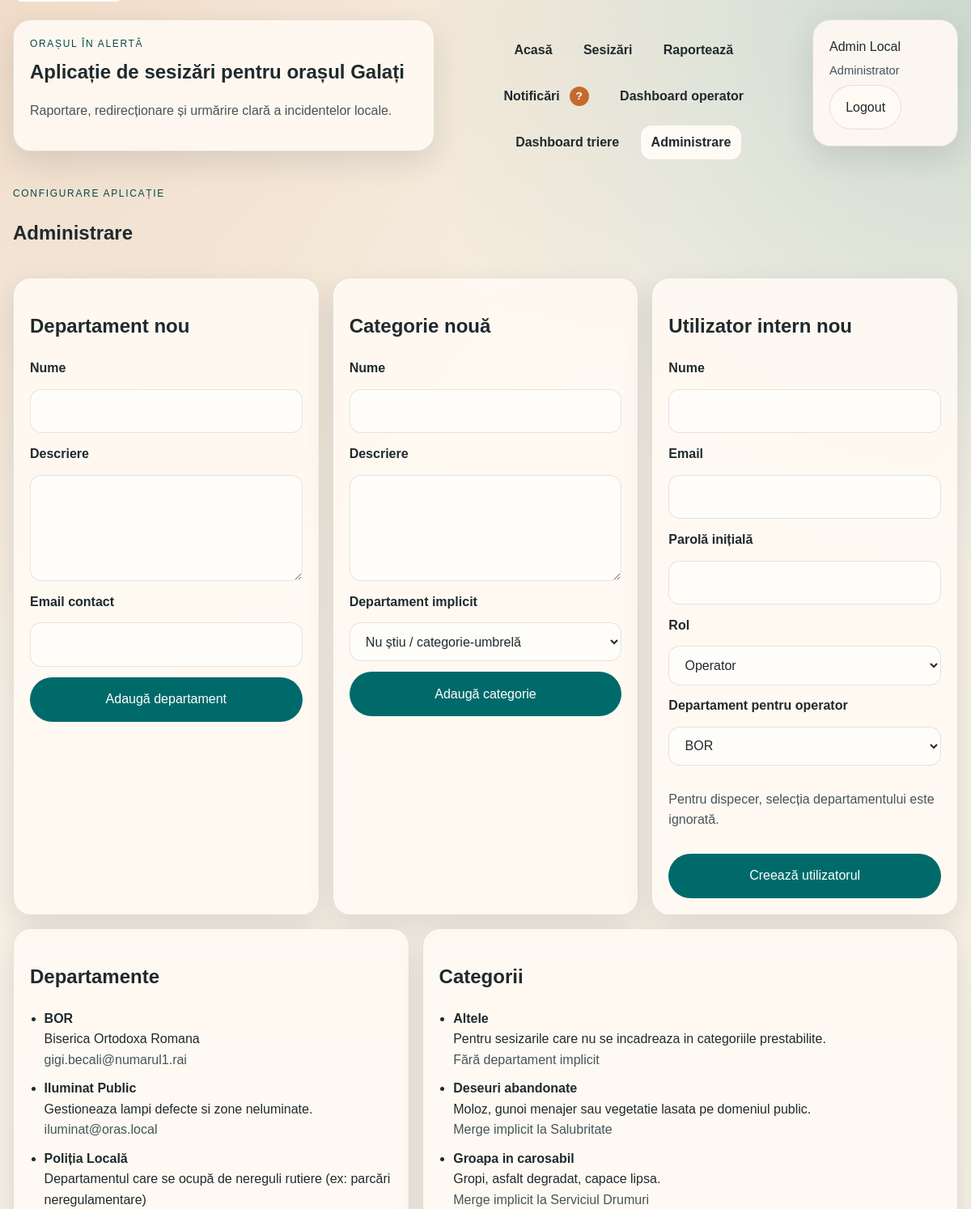
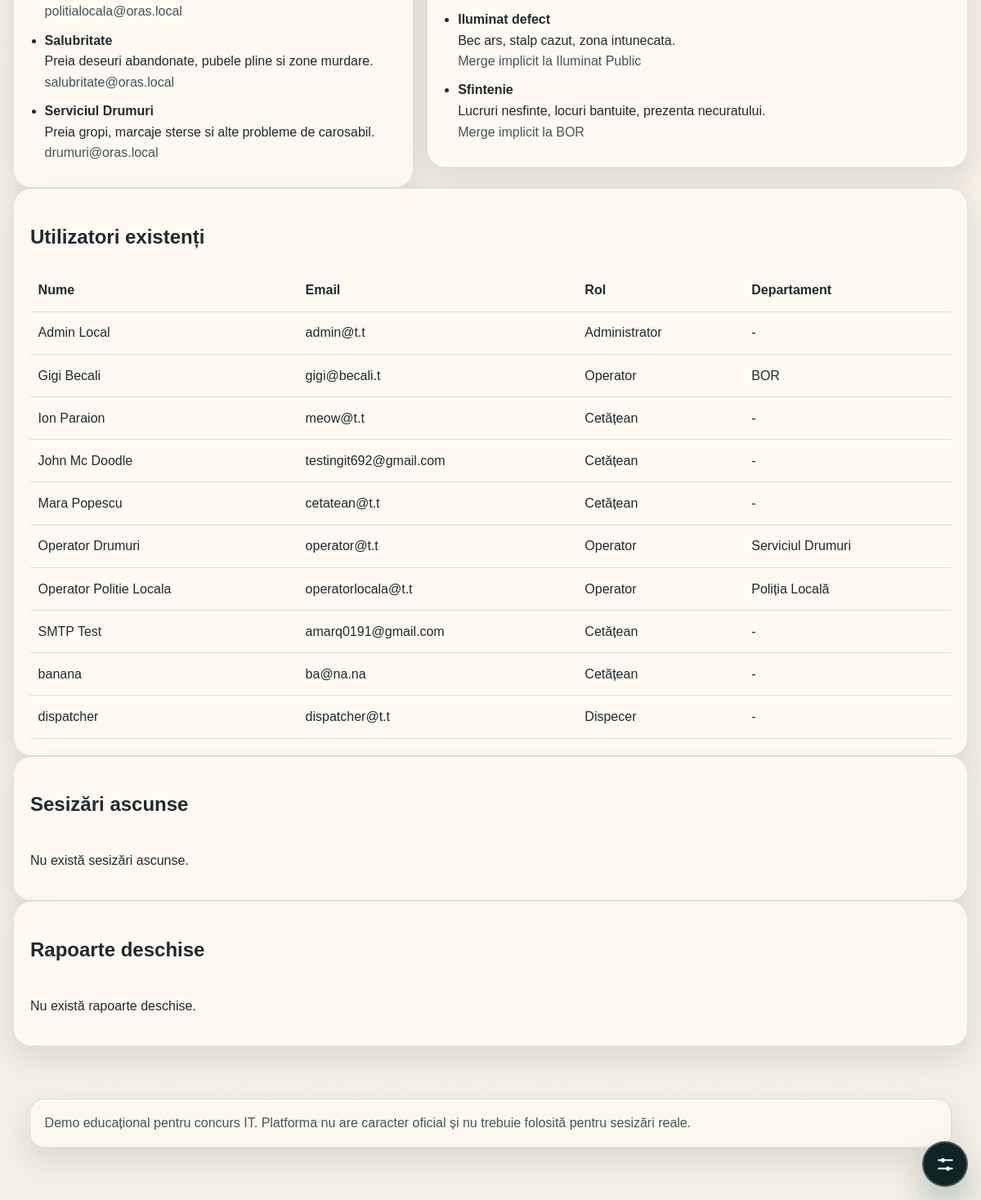
Screenshot of /dashboard/admin (signed in) with the database file from the repository (2 pictures, top to bottom).
### app/models/entities.py (models this page shows, shortened)
class User(UserMixin, db.Model):
    __tablename__ = "users"
    id = db.Column(db.Integer, primary_key=True)
    full_name = db.Column(db.String(120), nullable=False)
    email = db.Column(db.String(255), nullable=False, unique=True)
    password_hash = db.Column(db.String(255), nullable=False)
    role = db.Column(db.String(32), nullable=False, default="citizen")
    department_id = db.Column(db.Integer, db.ForeignKey("departments.id"))
    created_at = db.Column(db.DateTime, default=utc_now, nullable=False)
    department = db.relationship("Department", back_populates="users")
    incidents = db.relationship("Incident", back_populates="creator", foreign_keys="Incident.created_by_id")
    updates = db.relationship("IncidentUpdate", back_populates="author")
    notifications = db.relationship("Notification", back_populates="user", cascade="all, delete-orphan")
    votes = db.relationship("IncidentVote", back_populates="user", cascade="all, delete-orphan")
    reports_made = db.relationship(
        "IncidentReport",
        back_populates="reporter",
        cascade="all, delete-orphan",
        foreign_keys="IncidentReport.reporter_id",
    )
    reviewed_reports = db.relationship(
        "IncidentReport",
        back_populates="reviewer",
        foreign_keys="IncidentReport.reviewer_id",
    )
    follows = db.relationship("IncidentFollow", back_populates="user", cascade="all, delete-orphan")
    web_push_subscriptions = db.relationship(
        "WebPushSubscription",
        back_populates="user",
        cascade="all, delete-orphan",
        order_by="WebPushSubscription.created_at.desc()",
    )
    delivery_logs = db.relationship("NotificationDeliveryLog", back_populates="user")
    @property
    def role_label(self) -> str:
        return ROLE_LABELS.get(self.role, self.role)

class Department(db.Model):
    __tablename__ = "departments"
    id = db.Column(db.Integer, primary_key=True)
    name = db.Column(db.String(120), nullable=False, unique=True)
    description = db.Column(db.Text, nullable=False)
    contact_email = db.Column(db.String(255), nullable=False)
    created_at = db.Column(db.DateTime, default=utc_now, nullable=False)
    categories = db.relationship("Category", back_populates="default_department")
    users = db.relationship("User", back_populates="department")
    incidents = db.relationship(
        "Incident",
        back_populates="assigned_department",
        foreign_keys="Incident.assigned_department_id",
    )
    suggested_incidents = db.relationship(
        "Incident",
        back_populates="suggested_department",
        foreign_keys="Incident.suggested_department_id",
    )

class Category(db.Model):
    __tablename__ = "incident_categories"
    id = db.Column(db.Integer, primary_key=True)
    name = db.Column(db.String(120), nullable=False, unique=True)
    description = db.Column(db.Text, nullable=False)
    default_department_id = db.Column(db.Integer, db.ForeignKey("departments.id"))
    created_at = db.Column(db.DateTime, default=utc_now, nullable=False)
    default_department = db.relationship("Department", back_populates="categories")
    incidents = db.relationship("Incident", back_populates="category")

### app/routes/web.py (the view)
@web_bp.get("/dashboard/admin")
@role_required("admin")
def admin_dashboard():
    service = build_incident_service()
    data = service.admin_dashboard_data()
    return render_template(
        "admin_dashboard.html",
        page_title="Administrare",
        departments=data["departments"],
        categories=data["categories"],
        operators=data["operators"],
        users=data["users"],
        open_reports=data["open_reports"],
        hidden_incidents=data["hidden_incidents"],
    )

### app/templates/admin_dashboard.html (shortened to what this page needs)
{% extends "base.html" %}
{% block content %}
<section class="section-header">
    <div>
        <p class="eyebrow">Configurare aplicație</p>
        <h1>Administrare</h1>
    </div>
</section>
<section class="three-column-grid">
    <article class="form-card">
        <h2>Departament nou</h2>
        <form method="post" action="{{ url_for('web.admin_create_department') }}" class="form-grid" data-accessible-form novalidate>
            <label for="dep-name">Nume</label>
            <input id="dep-name" type="text" name="name" autocomplete="organization" required>
            <label for="dep-description">Descriere</label>
            <textarea id="dep-description" name="description" rows="4" required></textarea>
            <label for="dep-email">Email contact</label>
            <input id="dep-email" type="email" name="contact_email" autocomplete="email" required>
            <button type="submit">Adaugă departament</button>
        </form>
    </article>
    <article class="form-card">
        <h2>Categorie nouă</h2>
        <form method="post" action="{{ url_for('web.admin_create_category') }}" class="form-grid" data-accessible-form novalidate>
            <label for="cat-name">Nume</label>
            <input id="cat-name" type="text" name="name" required>
            <label for="cat-description">Descriere</label>
            <textarea id="cat-description" name="description" rows="4" required></textarea>
            <label for="cat-department">Departament implicit</label>
            <select id="cat-department" name="default_department_id">
                <option value="">Nu știu / categorie-umbrelă</option>
            </select>
            <button type="submit">Adaugă categorie</button>
        </form>
    </article>
    <article class="form-card">
        <h2>Utilizator intern nou</h2>
        <form method="post" action="{{ url_for('web.admin_create_operator') }}" class="form-grid" data-accessible-form novalidate>
            <label for="op-name">Nume</label>
            <input id="op-name" type="text" name="full_name" autocomplete="name" required>
            <label for="op-email">Email</label>
            <input id="op-email" type="email" name="email" autocomplete="email" required>
            <label for="op-password">Parolă inițială</label>
            <input id="op-password" type="text" name="password" autocomplete="new-password" required>
            <label for="op-role">Rol</label>
            <select id="op-role" name="role" required>
                <option value="operator">Operator</option>
            </select>
            <label for="op-department">Departament pentru operator</label>
            <select id="op-department" name="department_id" aria-describedby="op-department-hint">
                {% for department in departments %}
                    <option value="{{ department.id }}">{{ department.name }}</option>
                {% endfor %}
            </select>
            <p class="inline-hint" id="op-department-hint">Pentru dispecer, selecția departamentului este ignorată.</p>
            <button type="submit">Creează utilizatorul</button>
        </form>
    </article>
</section>
<section class="layout-two-columns">
    <article class="panel">
        <h2>Departamente</h2>
        <ul class="simple-list">
            {% for department in departments %}
                <li>
                    <strong>{{ department.name }}</strong><br>
                    {{ department.description }}<br>
                    <span class="muted-text">{{ department.contact_email }}</span>
                </li>
            {% endfor %}
        </ul>
    </article>
    <article class="panel">
        <h2>Categorii</h2>
        <ul class="simple-list">
            {% for category in categories %}
                <li>
                    <strong>{{ category.name }}</strong><br>
                    {{ category.description }}<br>
                    <span class="muted-text">
                        {% if category.default_department %}
                            Merge implicit la {{ category.default_department.name }}
                        {% else %}
                            Fără departament implicit
                        {% endif %}
                    </span>
                </li>
            {% endfor %}
        </ul>
    </article>
</section>
<section class="panel">
    <h2>Utilizatori existenți</h2>
    <div class="table-wrap">
        <table>
            <thead>
                <tr>
                    <th>Nume</th>
                    <th>Email</th>
                    <th>Rol</th>
                    <th>Departament</th>
                </tr>
            </thead>
            <tbody>
                {% for user in users %}
                    <tr>
                        <td>{{ user.full_name }}</td>
                        <td>{{ user.email }}</td>
                        <td>{{ user.role_label }}</td>
                        <td>{{ user.department.name if user.department else "-" }}</td>
                    </tr>
                {% endfor %}
            </tbody>
        </table>
    </div>
</section>
<section class="panel">
    <h2>Sesizări ascunse</h2>
    <div class="report-moderation-list" role="list" aria-label="Sesizări ascunse pentru moderare și ștergere">
        {% for incident in hidden_incidents %}
            <article class="report-card" role="listitem">
                <p class="timeline-meta">{{ incident.updated_at.strftime("%d.%m.%Y %H:%M") }}</p>
                <p><strong>{{ incident.title }}</strong></p>
                <p class="muted-text">{{ incident.visibility_state_label }}</p>
                <p>{{ incident.address }}</p>
                <a class="text-link" href="{{ url_for('web.incident_detail', incident_id=incident.id) }}" aria-label="Deschide sesizarea ascunsă {{ incident.title }} pentru restaurare sau ștergere">Deschide pentru moderare</a>
            </article>
        {% else %}
            <p>Nu există sesizări ascunse.</p>
        {% endfor %}
    </div>
</section>
<section class="panel">
    <h2>Rapoarte deschise</h2>
    <div class="report-moderation-list" role="list" aria-label="Rapoarte deschise pentru moderare">
        {% for report in open_reports %}
            <article class="report-card" role="listitem">
                <p class="timeline-meta">{{ report.created_at.strftime("%d.%m.%Y %H:%M") }} · {{ report.reporter.full_name }}</p>
                <p><strong>{{ report.incident.title }}</strong></p>
                <p class="muted-text">{{ report.reason_label }}</p>
                <p>{{ report.details }}</p>
                <a class="text-link" href="{{ url_for('web.incident_detail', incident_id=report.incident_id) }}" aria-label="Deschide sesizarea {{ report.incident.title }} pentru a modera raportul">Deschide pentru moderare</a>
            </article>
        {% else %}
            <p>Nu există rapoarte deschise.</p>
        {% endfor %}
    </div>
</section>
{% endblock %}

### app/templates/base.html (shortened to what this page needs)
<!DOCTYPE html>
<html lang="ro">
<head>
    <link rel="stylesheet" href="{{ static_asset('styles.css') }}">
</head>
<body
    data-map-default-lat="{{ config.MAP_DEFAULT_LAT }}"
    data-map-default-lng="{{ config.MAP_DEFAULT_LNG }}"
    data-map-default-zoom="{{ config.MAP_DEFAULT_ZOOM }}"
    data-push-enabled="{{ 'true' if current_user.is_authenticated and config.WEB_PUSH_PUBLIC_KEY else 'false' }}"
    {% if current_user.is_authenticated %}
        data-unread-url="{{ url_for('api.unread_notifications') }}"
    {% endif %}
>
    <header class="site-header">
        {% if not current_user.is_authenticated %}
        <section class="landing-warning-shell" aria-label="Avertisment important">
            <article class="landing-warning-card">
                <p class="eyebrow">Avertisment!</p>
                <h2 class="landing-warning-title">Acest website este un demo realizat de echipa Bufferpuff pentru un concurs IT.
                    NU are caracter oficial!</h2>
                <p class="hero-copy">
                    Platforma prezentă este realizată exclusiv în scop educațional și de demonstrație.
                    NU reprezintă o instituție publică, NU este un canal oficial de raportare și NU trebuie
                    folosită pentru sesizări reale sau urgente.
                </p>
                <div class="hero-actions">
                    <a class="button-link" href="{{ url_for('web.register') }}">Explorează demo-ul</a>
                    <a class="ghost-button" href="{{ url_for('web.login') }}">Am deja cont</a>
                </div>
            </article>
        </section>
        {% else %}
        <div class="brand-block">
            <p class="eyebrow">{{ config.APP_NAME }}</p>
            <a class="brand-title" href="{{ url_for('web.home') }}">Aplicație de sesizări pentru orașul Galați</a>
            <p class="brand-copy">Raportare, redirecționare și urmărire clară a incidentelor locale.</p>
        </div>
        <nav class="site-nav" aria-label="Meniu principal">
            <a href="{{ url_for('web.home') }}"{% if request.endpoint == 'web.home' %} aria-current="page"{% endif %}>Acasă</a>
            {% if current_user.is_authenticated %}
            <a href="{{ url_for('web.incidents') }}"{% if request.endpoint == 'web.incidents' %} aria-current="page"{% endif %}>Sesizări</a>
            <a href="{{ url_for('web.new_incident') }}"{% if request.endpoint == 'web.new_incident' %} aria-current="page"{% endif %}>Raportează</a>
            <a href="{{ url_for('web.notifications') }}"{% if request.endpoint == 'web.notifications' %} aria-current="page"{% endif %}>
                Notificări
                <span class="badge" id="notification-count" aria-live="polite" aria-atomic="true" aria-label="0 notificări necitite">0</span>
            </a>
            {% if current_user.role in ["operator", "admin"] %}
            <a href="{{ url_for('web.operator_dashboard') }}"{% if request.endpoint == 'web.operator_dashboard' %} aria-current="page"{% endif %}>Dashboard operator</a>
            {% endif %}
            {% if current_user.role in ["dispatcher", "admin"] %}
            <a href="{{ url_for('web.dispatcher_dashboard') }}"{% if request.endpoint == 'web.dispatcher_dashboard' %} aria-current="page"{% endif %}>Dashboard triere</a>
            {% endif %}
            {% if current_user.role == "admin" %}
            <a href="{{ url_for('web.admin_dashboard') }}"{% if request.endpoint == 'web.admin_dashboard' %} aria-current="page"{% endif %}>Administrare</a>
            {% endif %}
            {% endif %}
        </nav>
        <div class="account-panel">
            {% if current_user.is_authenticated %}
            <p class="account-name">{{ current_user.full_name }}</p>
            <p class="account-role">{{ current_user.role_label }}</p>
            <form method="post" action="{{ url_for('web.logout') }}">
                <button type="submit" class="ghost-button">Logout</button>
            </form>
            {% else %}
            <a class="ghost-button" href="{{ url_for('web.login') }}">Login</a>
            <a class="button-link" href="{{ url_for('web.register') }}">Cont nou</a>
            {% endif %}
        </div>
        {% endif %}
    </header>
    <main class="page-shell" id="main-content">
        {% block content %}{% endblock %}
    </main>
    <footer class="site-footer">
        <p>Demo educațional pentru concurs IT. Platforma nu are caracter oficial și nu trebuie folosită pentru sesizări reale.</p>
    </footer>
    <div class="accessibility-flyout" data-accessibility-flyout>
        <button
            type="button"
            class="accessibility-flyout-toggle"
            data-accessibility-toggle
            aria-controls="accessibility-panel"
            aria-expanded="false"
            aria-label="Accesibilitate"
        >
        </button>
    </div>
</body>
</html>

### rows the page displays
User: full_name "Admin Local", role_label "Administrator", email "admin@t.t", department "-"
Department: name "BOR", description "Biserica Ortodoxa Romana", contact_email "gigi.becali@numarul1.rai"
Department: name "Iluminat Public", description "Gestioneaza lampi defecte si zone neluminate.", contact_email "iluminat@oras.local"
Department: name "Poliția Locală", description "Departamentul care se ocupă de nereguli rutiere (ex: parcări neregulamentare)", contact_email "politialocala@oras.local"
Department: name "Salubritate", description "Preia deseuri abandonate, pubele pline si zone murdare.", contact_email "salubritate@oras.local"
Department: name "Serviciul Drumuri", description "Preia gropi, marcaje sterse si alte probleme de carosabil.", contact_email "drumuri@oras.local"
Category: name "Altele", description "Pentru sesizarile care nu se incadreaza in categoriile prestabilite.", shows "Fără departament implicit"
Category: name "Deseuri abandonate", description "Moloz, gunoi menajer sau vegetatie lasata pe domeniul public.", default_department.name "Salubritate"
Category: name "Groapa in carosabil", description "Gropi, asfalt degradat, capace lipsa.", default_department.name "Serviciul Drumuri"
Category: name "Iluminat defect", description "Bec ars, stalp cazut, zona intunecata.", default_department.name "Iluminat Public"
Category: name "Sfintenie", description "Lucruri nesfinte, locuri bantuite, prezenta necuratului.", default_department.name "BOR"
User: full_name "Gigi Becali", email "gigi@becali.t", role_label "Operator", department "BOR"
User: full_name "Ion Paraion", email "meow@t.t", role_label "Cetățean", department "-"
User: full_name "John Mc Doodle", email "testingit692@gmail.com", role_label "Cetățean", department "-"
User: full_name "Mara Popescu", email "cetatean@t.t", role_label "Cetățean", department "-"
User: full_name "Operator Drumuri", email "operator@t.t", role_label "Operator", department "Serviciul Drumuri"
User: full_name "Operator Politie Locala", email "operatorlocala@t.t", role_label "Operator", department "Poliția Locală"
User: full_name "SMTP Test", email "amarq0191@gmail.com", role_label "Cetățean", department "-"
User: full_name "banana", email "ba@na.na", role_label "Cetățean", department "-"
User: full_name "dispatcher", email "dispatcher@t.t", role_label "Dispecer", department "-"

### other values shown
{{ config.APP_NAME }} "ORAȘUL ÎN ALERTĂ"
form field department_id "BOR"
